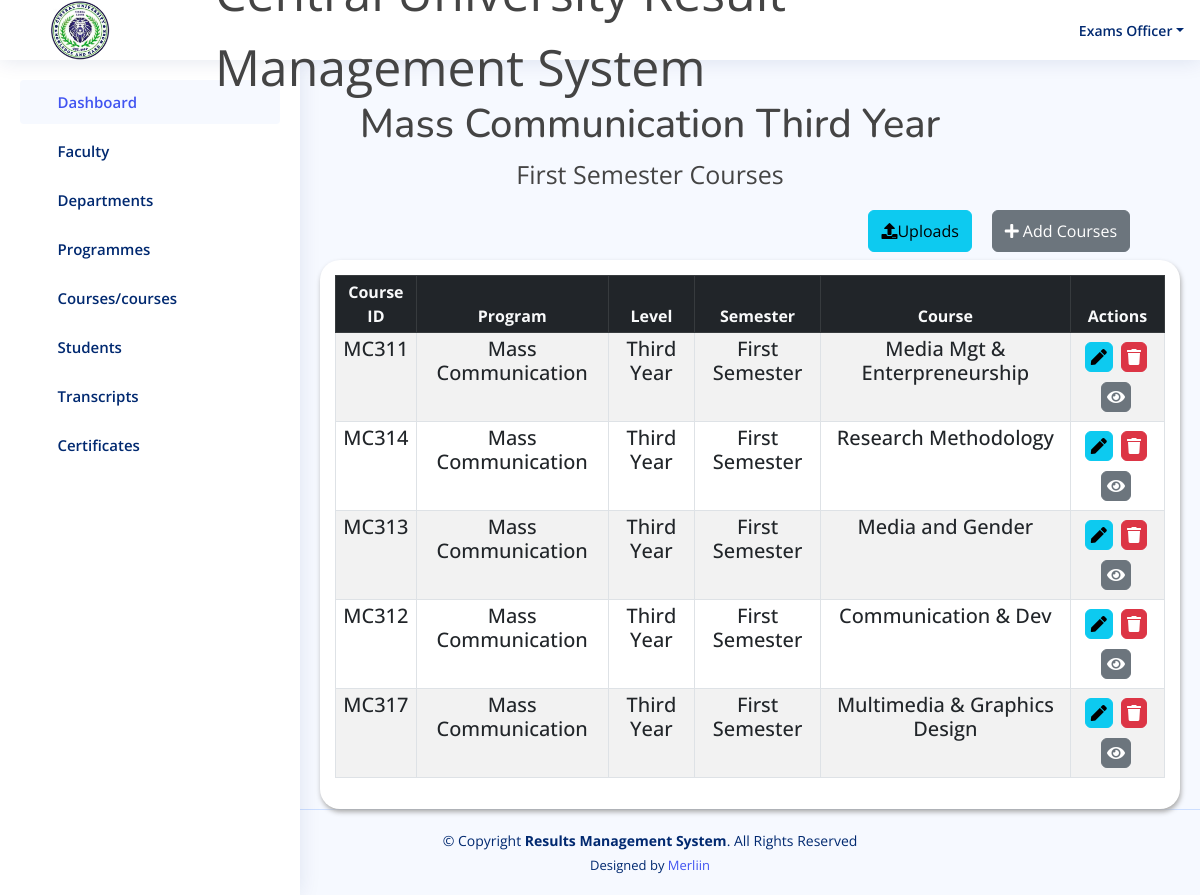
The page /result/masscom_year3_first_semester/ (signed in) on the database its author committed.
### result/models.py (models this page shows, shortened)
class masscom_year3_semester1(models.Model):
    code = models.CharField(max_length=50, default='')
    program = models.ForeignKey(Program, on_delete=models.CASCADE)
    level = models.CharField(max_length=20, choices=YEAR3_LEVEL3)
    semester = models.CharField(max_length=20,choices=YEAR3_SEMESTER1)
    course = models.CharField(max_length=50)

class Program(models.Model):
    program = models.CharField(max_length=100)
    department = models.ForeignKey(Department, on_delete=models.CASCADE)
    def __str__(self):
        return self.program

### result/views.py (the view)
# urls.py: path('masscom_year3_first_semester/', views.masscom_year3_first_semester, name='masscom_year3_first_semester'),
@login_required(login_url='login')
def masscom_year3_first_semester(request):
    masscom_yr3_sem1 = masscom_year3_semester1.objects.all()
    if request.method == 'POST':
        form = massCourseForm5(request.POST)
        if form.is_valid():
            course = form.cleaned_data['course']
            if masscom_year3_semester1.objects.filter(course=course).exists():
                messages.error(request, f"'{course}' already exists!")
                return redirect('masscom_year3_first_semester')  # Redirect back to the faculty page without saving the form
            form.save()
            messages.success(request, "Course has been added!")
            return redirect('masscom_year3_first_semester')
    else:
        form = massCourseForm5()
    return render(request, 'result/masscom_year3_first_semester.html', {'masscom_yr3_sem1': masscom_yr3_sem1, 'form': form})

### templates/result/masscom_year3_first_semester.html (shortened to what this page needs)
{% load static %}
<!DOCTYPE html>
<html lang="en">
<head>
  <link href="https://cdn.datatables.net/v/bs5/jszip-2.5.0/dt-1.13.4/b-2.3.6/b-html5-2.3.6/b-print-2.3.6/datatables.min.css" rel="stylesheet"/>
   <link rel="stylesheet" href="https://cdnjs.cloudflare.com/ajax/libs/font-awesome/5.15.4/css/all.min.css" />
  <link href="{% static 'assets/vendor/bootstrap/css/bootstrap.min.css' %}" rel="stylesheet">
  <link href="{% static 'assets/vendor/bootstrap-icons/bootstrap-icons.css' %}" rel="stylesheet">
  <link href="{% static 'assets/vendor/boxicons/css/boxicons.min.css' %}" rel="stylesheet">
  <link href="{% static 'assets/vendor/quill/quill.snow.css' %}" rel="stylesheet">
  <link href="{% static 'assets/vendor/quill/quill.bubble.css' %}" rel="stylesheet">
  <link href="{% static 'assets/vendor/remixicon/remixicon.css' %}" rel="stylesheet">
  <link href="{% static 'assets/vendor/simple-datatables/style.css' %}" rel="stylesheet">
  <link href="{% static 'assets/style.css'%}" rel="stylesheet">
  <link rel="stylesheet" href="{% static 'assets/css/result.css' %}">
</head>
<body>
 <header id="header" class="header fixed-top d-flex align-items-center">
  <div class="d-flex align-items-center justify-content-between">
    <img style="width: 60px; margin-left: -250px; margin-right: 50px; margin-top: 30px; margin-bottom:30px;"  src="{% static 'assets/img/cusl.jpeg' %}" alt="">
    <i class="bi bi-list toggle-sidebar-btn"></i>
  </div>
  <div class="search-bar">
    <marquee style="font-size: 50px;" behavior="" direction="">Central University Result Management System</marquee>
  </div>
  <nav class="header-nav ms-auto">
    <ul class="d-flex align-items-center">
      <li class="nav-item dropdown pe-3">
        <a class="nav-link nav-profile d-flex align-items-center pe-0" href="#" data-bs-toggle="dropdown">
          <span class="d-none d-md-block dropdown-toggle ps-2">Exams Officer</span>
        </a>
      </li>
    </ul>
  </nav>
</header>
 <aside id="sidebar" class="sidebar">
  <ul class="sidebar-nav" id="sidebar-nav">
    <li class="nav-item">
      <a class="nav-link " href="{% url 'admin1' %}">
        <i class="bi bi-grid"></i>
        <span>Dashboard</span>
      </a>
    </li>
    <li class="nav-item">
      <a class="nav-link collapsed" data-bs-target="#components-nav" data-bs-toggle="collapse" href="#">
        <i class="bi bi-menu-button-wide"></i><span>Faculty</span><i class="bi bi-chevron-down ms-auto"></i>
      </a>
    </li>
    <li class="nav-item">
      <a class="nav-link collapsed" data-bs-target="#forms-nav" data-bs-toggle="collapse" href="#">
        <i class="bi bi-journal-text"></i><span>Departments</span><i class="bi bi-chevron-down ms-auto"></i>
      </a>
    </li>
    <li class="nav-item">
      <a class="nav-link collapsed" data-bs-target="#tables-nav" data-bs-toggle="collapse" href="#">
        <i class="bi bi-layout-text-window-reverse"></i><span>Programmes</span><i class="bi bi-chevron-down ms-auto"></i>
      </a>
    </li>
    <li class="nav-item">
      <a class="nav-link collapsed" data-bs-target="#charts-nav" data-bs-toggle="collapse" href="#">
        <i class="bi bi-bar-chart"></i><span>Courses/courses</span><i class="bi bi-chevron-down ms-auto"></i>
      </a>
    </li>
    <li class="nav-item">
      <a class="nav-link collapsed" data-bs-target="#icon-nav" data-bs-toggle="collapse" href="#">
        <i class="bi bi-person"></i><span>Students</span><i class="bi bi-chevron-down ms-auto"></i>
      </a>
    </li>
    <li class="nav-item">
      <a class="nav-link collapsed" data-bs-target="#iconnavi" data-bs-toggle="collapse" href="#">
        <i class="bi bi-person"></i><span>Transcripts</span><i class="bi bi-chevron-down ms-auto"></i>
      </a>
    </li>
    <li class="nav-item">
      <a class="nav-link collapsed" data-bs-target="#iconnav" data-bs-toggle="collapse" href="#">
        <i class="bi bi-person"></i><span>Certificates</span><i class="bi bi-chevron-down ms-auto"></i>
      </a>
    </li>
  </ul>
</aside>
    <div class="container" style="margin-top:100px;">
            <div class="col-md-12">
                <h1 class="text-center" style="margin-left:100px;">Mass Communication Third Year</h1>
                <p class="text-center" style="margin-left:100px; font-size: 25px;">First Semester Courses</p>
            </div>
        </div>
        <div class="row">
          <div class="col-md-12">
              <div class="d-flex justify-content-end">
                <a href="{% url 'upload_masscom_course5' %}" class="btn btn-info btn mb-2  py-2"
                   style="margin-right:20px;" type="submit">
                  <i class="fa fa-upload" aria-hidden="true"></i>Uploads</a>
                  <a href="" class="btn btn-secondary btn mb-2  py-2"
                  data-bs-toggle="modal" data-bs-target="#exampleModalt" style="margin-right:70px;">
                  <i class="fas fa-plus">&nbsp;</i>Add Courses</a>
              </div>
          </div>
      </div>
        <div class="row ml-5 pl-5">
            <div class="col-12">
                <div class="data_table" style="margin-left:320px; margin-right: 20px;">
                    <table id="example" class="table table-striped table-bordered table-sm" >
                        <thead class="table-dark text-center text-light">
                            <tr>
                                <th  class="text-center">Course ID</th>
                                <th  class="text-center">Program</th>
                                <th  class="text-center">Level</th>
                                <th  class="text-center">Semester</th>
                                <th  class="text-center">Course</th>
                                <th  class="text-center">Actions</th>
                            </tr>
                        </thead>
                        <tbody  class="text-center h5">
                          {% for obj in masscom_yr3_sem1%}
                            <tr>
                                <td>{{obj.code }}</td>
                                <td>{{obj.program }}</td>
                                <td>{{obj.level }}</td>
                                <td>{{obj.semester }}</td>
                                <td>{{obj.course }}</td>
                                    <td>
                                        <a href="{% url 'edit_masscom_year3_first_semester' obj.id%}" class="btn btn-info" title="Edit Patient">
                                            <i class="fas fa-pen"></i>
                                        </a>
                                        <a href="{% url 'delete_masscom_year3_first_semester' obj.id%}"  class="btn btn-danger" title="Edit Patient">
                                            <i class="fas fa-trash"></i>
                                        </a>
                                        <a href="{% url 'view_masscom_year3_first_semester' obj.id%}"  class="btn btn-secondary" title="Edit Patient">
                                            <i class="fas fa-eye"></i>
                                        </a>
                                    </td>
                            </tr>
                            {% endfor %}
                        </tbody>
                    </table>
                </div>
            </div>
        </div>
  <footer id="footer" class="footer" style="margin-left: 100px;">
    <div class="copyright" >
      &copy; Copyright <strong><span>Results Management System</span></strong>. All Rights Reserved
    </div>
    <div class="credits">
      Designed by <a href="">Merliin</a>
    </div>
  </footer>
</body>
</html>

### static/assets/style.css (style rules this page uses)
:root { scroll-behavior: smooth; }
body { font-family: "Open Sans", sans-serif; background: #f6f9ff; color: #444444; }
a { color: #4154f1; text-decoration: none; }
h1, h2, h3, h4, h5, h6 { font-family: "Nunito", sans-serif; }
.header { transition: all 0.5s; z-index: 997; height: 60px; box-shadow: 0px 2px 20px rgba(1, 41, 112, 0.1); background-color: #fff; padding-left: 20px; }
.header .toggle-sidebar-btn { font-size: 32px; padding-left: 10px; cursor: pointer; color: #012970; }
.header .search-bar { min-width: 360px; padding: 0 20px; }
.header-nav ul { list-style: none; }
.header-nav>ul { margin: 0; padding: 0; }
.header-nav .nav-profile { color: #012970; }
.header-nav .nav-profile span { font-size: 14px; font-weight: 600; }
.sidebar { position: fixed; top: 60px; left: 0; bottom: 0; width: 300px; z-index: 996; transition: all 0.3s; padding: 20px; overflow-y: auto; scrollbar-width: thin; scrollbar-color: #aab7cf transparent; box-shadow: 0px 0px 20px rgba(1, 41, 112, 0.1); background-color: #fff; }
@media (min-width: 1200px) { #main, #footer { margin-left: 300px; } }
.sidebar-nav { padding: 0; margin: 0; list-style: none; }
.sidebar-nav li { padding: 0; margin: 0; list-style: none; }
.sidebar-nav .nav-item { margin-bottom: 5px; }
.sidebar-nav .nav-link { display: flex; align-items: center; font-size: 15px; font-weight: 600; color: #4154f1; transition: 0.3; background: #f6f9ff; padding: 10px 15px; border-radius: 4px; }
.sidebar-nav .nav-link i { font-size: 16px; margin-right: 10px; color: #4154f1; }
.sidebar-nav .nav-link.collapsed { color: #012970; background: #fff; }
.sidebar-nav .nav-link.collapsed i { color: #899bbd; }
.sidebar-nav .nav-link .bi-chevron-down { margin-right: 0; transition: transform 0.2s ease-in-out; }
.footer { padding: 20px 0; font-size: 14px; transition: all 0.3s; border-top: 1px solid #cddfff; }
.footer .copyright { text-align: center; color: #012970; }
.footer .credits { padding-top: 5px; text-align: center; font-size: 13px; color: #012970; }

### static/assets/css/result.css (style rules this page uses)
.data_table { background: #fff; padding: 15px; box-shadow: 1px 3px 5px #aaa; border-radius: 20px; }
.data_table .btn { padding: 2px 5px; margin: 5px 3px 5px 0; }

### rows shown on the page
masscom_year3_semester1: code "MC311", program "Mass Communication", level "Third Year", semester "First Semester", course "Media Mgt & Enterpreneurship"
masscom_year3_semester1: code "MC314", program "Mass Communication", level "Third Year", semester "First Semester", course "Research Methodology"
masscom_year3_semester1: code "MC313", program "Mass Communication", level "Third Year", semester "First Semester", course "Media and Gender"
masscom_year3_semester1: code "MC312", program "Mass Communication", level "Third Year", semester "First Semester", course "Communication & Dev"
masscom_year3_semester1: code "MC317", program "Mass Communication", level "Third Year", semester "First Semester", course "Multimedia & Graphics Design"
